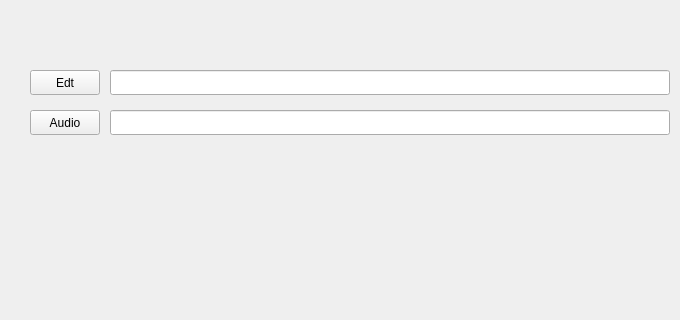
<?xml version="1.0" encoding="UTF-8"?>
<ui version="4.0">
 <class>Form</class>
 <widget class="QWidget" name="Form">
  <property name="geometry">
   <rect>
    <x>0</x>
    <y>0</y>
    <width>680</width>
    <height>320</height>
   </rect>
  </property>
  <property name="windowTitle">
   <string>Form</string>
  </property>
  <widget class="QPushButton" name="pushButton_edt">
   <property name="geometry">
    <rect>
     <x>30</x>
     <y>70</y>
     <width>70</width>
     <height>25</height>
    </rect>
   </property>
   <property name="text">
    <string>Edt</string>
   </property>
  </widget>
  <widget class="QPushButton" name="pushButton_audio">
   <property name="geometry">
    <rect>
     <x>30</x>
     <y>110</y>
     <width>70</width>
     <height>25</height>
    </rect>
   </property>
   <property name="text">
    <string>Audio</string>
   </property>
  </widget>
  <widget class="QLineEdit" name="lineEdit_edt">
   <property name="geometry">
    <rect>
     <x>110</x>
     <y>70</y>
     <width>560</width>
     <height>25</height>
    </rect>
   </property>
  </widget>
  <widget class="QLineEdit" name="lineEdit_audio">
   <property name="geometry">
    <rect>
     <x>110</x>
     <y>110</y>
     <width>560</width>
     <height>25</height>
    </rect>
   </property>
  </widget>
 </widget>
 <resources/>
 <connections/>
</ui>
